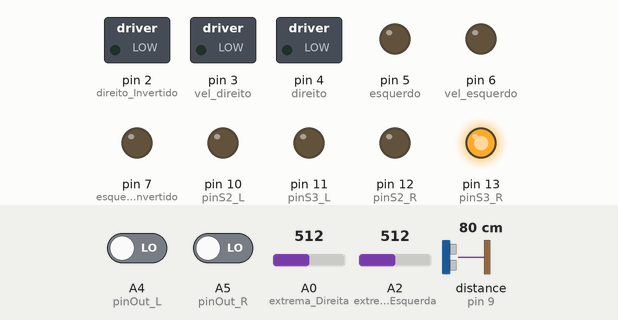
The sketch below on a simulated Arduino Uno, built with avr-gcc and run on an emulated ATmega328P. On the bench: switched loads named in the sketch (green lamp = pin HIGH), output pins drawn as LEDs (lit = HIGH). Inputs (shaded band) come from the test bench; at power-on: distance to the obstacle (sensor on pin 9) 80 cm, A0 (extrema_Direita) = 512, A2 (extrema_Esquerda) = 512, A4 (pinOut_L) LOW, A5 (pinOut_R) LOW. The echo pulse lasts 58.3 µs per cm.

Above: at 1.2 s.
1.3 s: distance to the obstacle (sensor on pin 9) set to 11 cm
At 3.1 s:
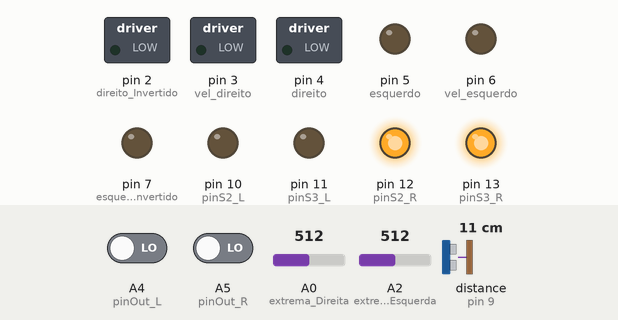
7.5 s: distance to the obstacle (sensor on pin 9) set to 8 cm
At 8.4 s:
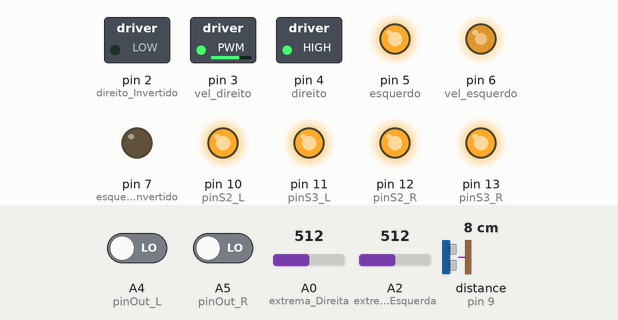
15.7 s: A0 (extrema_Direita) set to 188
17.4 s: A0 (extrema_Direita) set to 168
At 18.2 s:
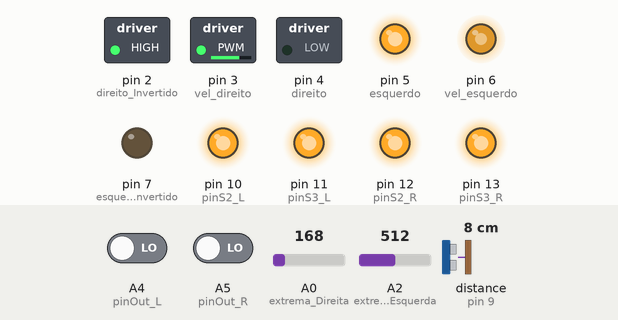
22.5 s: A2 (extrema_Esquerda) set to 199
26.0 s: A2 (extrema_Esquerda) set to 168
At 28.5 s:
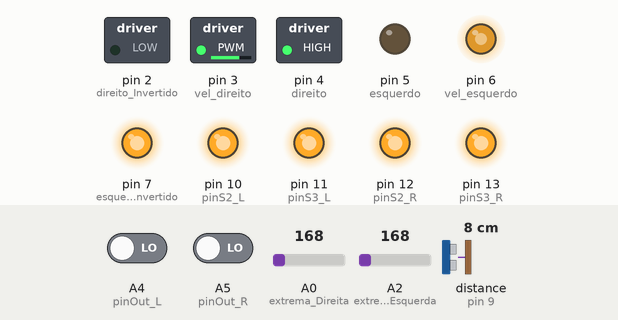
Timing chart, 0 to 30.5 s (numbered marks = the images above; inputs shaded):
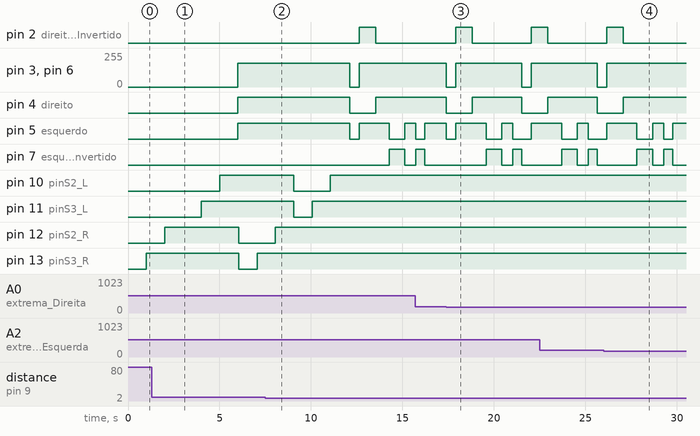

The sketch:

sextabeta2.ino
```cpp
#include <HCSR04.h>

/*
==============================================================================================================
MAPEAMENTO DE HARDWARE:
==============================================================================================================*/
#define direito 4
#define direito_Invertido 2
#define vel_direito 3 //Precisa ser PWM

//Motor do lado esquerdo
#define esquerdo 5
#define esquerdo_Invertido 7
#define vel_esquerdo 6 //Precisa ser PWM

//Sensores de linha
#define extrema_Direita A0
#define extrema_Esquerda A2
#define meio A1

//Sensores de cor
#define pinS2_R 12
#define pinS3_R 13
#define pinOut_R A5
#define pinS2_L 10
#define pinS3_L 11
#define pinOut_L A4


//Sensor ultrassônico
UltraSonicDistanceSensor distanceSensor(8, 9);


/*
==============================================================================================================
CONSTANTES:
==============================================================================================================*/

#define compensa_direito 0 //Valor somado a velocidade do motor direito
#define compensa_esquerdo 0 //Valor somado a velocidade do motor esquerdo

//Delays
#define tempo_curva 10

//Velocidades
#define veloc_Frente 180
#define veloc_Reverso 180

//CORTE DE COR
#define corte_fora_da_linha 9
#define corte_na_linha 10
#define corte_no_verde 15

//cortes dos sensores de linha
#define corteD 180
#define corteE 180
#define corte_meio 250

/*
==============================================================================================================
VARIÁVEIS:
==============================================================================================================*/

int tentativa;

int red_L = 0;
int green_L = 0;
int blue_L = 0;
int red_R = 0;
int green_R = 0;
int blue_R = 0;
int sensor_esquerdo;
int sensor_direito;
int distancia;


/*
==============================================================================================================
CONFIGURAÇÃO:
==============================================================================================================*/
void setup() {

  //Pinos dos motores como saída
  pinMode(direito, OUTPUT);
  pinMode(direito_Invertido, OUTPUT);
  pinMode(esquerdo, OUTPUT);
  pinMode(esquerdo_Invertido, OUTPUT);
  pinMode(vel_direito, OUTPUT);
  pinMode(vel_esquerdo, OUTPUT);
  pinMode(pinS2_L, OUTPUT);
  pinMode(pinS3_L, OUTPUT);
  pinMode(pinOut_L, INPUT);

//  Pinos dos sensores
  pinMode(extrema_Direita, INPUT);
  pinMode(extrema_Esquerda, INPUT);
  pinMode(pinS2_L, OUTPUT);
  pinMode(pinS3_L, OUTPUT);
  pinMode(pinOut_L, INPUT);
  pinMode(pinS2_R, OUTPUT);
  pinMode(pinS3_R, OUTPUT);
  pinMode(pinOut_R, INPUT);


  Serial.begin(9600);
}


/*
==============================================================================================================
PROGRAMA PRINCIPAL:
==============================================================================================================*/
void loop() {


distancia = distanceSensor.measureDistanceCm();


if (distancia < 10 and distancia > 0) {

  para();
  delay(500);

  int contador = 0;
  for (int x=0; x < 20; x++) {
    distancia = distanceSensor.measureDistanceCm();
    if (distancia < 10 and distancia > 0) {
       contador = contador+1;
      // Serial.println(distancia);
  }
  }


  if (contador > 12) {
       // Serial.println("obstaculo");

        girar_direita();
        delay(900);
        frente();
        delay(750);
        girar_esquerda();
        delay(850);
        frente();
        delay(600);
        girar_esquerda();
        delay(500);
        while(true){
         frente();
      if (analogRead(extrema_Direita)<corteD and analogRead(extrema_Esquerda) > corteE) {

        break;
      }
        }
        }
}

 else {
//Serial.println("Livre");


//Ler os sensores de linha:
sensor_esquerdo = analogRead(extrema_Esquerda);
sensor_direito = analogRead(extrema_Direita);


//Frente se os dois estiverem no branco
if(analogRead(extrema_Direita) < corteD and analogRead(extrema_Esquerda) < corteE){
    frente();
    //Serial.println("frente");
  }


//virar pra esquerda se o sensor da esquerda perceber a linha
if(analogRead(extrema_Direita) < corteD and analogRead(extrema_Esquerda) > corteE){

    para();
    delay(100);

    //Anda pra frente até que o sensor deixe de perceber a linha
    while(true) {
      sensor_esquerdo = analogRead(extrema_Esquerda);
      if (sensor_esquerdo<corteE) {
        break;
      }
      else {
        frente();
      }
    }

    //Girar pra esquerda até o sensor do meio perceber a linha
    while(true){
          girar_esquerda();
          //Serial.println("esquerda");
          if (analogRead(meio)>corte_meio and analogRead(extrema_Esquerda)<corteE){
            para();
            delay(tempo_curva/2);
            //Serial.println("Meio");
            break;
          }

          //Caso o sensor da direita perceba a linha, volta um pouco e tenta centralizar de novo
          if (analogRead(extrema_Direita)>corteD) {
            girar_direita();
            delay(500);
          }
    }
}


////virar pra esquerda se o sensor da direita perceber a linha
if(analogRead(extrema_Direita) > corteD and analogRead(extrema_Esquerda) < corteE){

    para();
    delay(100);

    //Anda pra frente até que o sensor deixe de perceber a linha
    while(true) {
        sensor_direito = analogRead(extrema_Direita);
        if (sensor_direito<corteD) {
          break;
        }
        else {
          frente();
        }
    }

    //Girar pra direita até o sensor do meio perceber a linha
    while(true){
        girar_direita();
        //Serial.println("direita");
        if (analogRead(meio)>corte_meio and analogRead(extrema_Direita)<corteD){
          para();
          delay(200);
          //Serial.println("Meio");
          break;
        }

        //Caso o sensor da esquerda perceba a linha, volta um pouco e tenta centralizar de novo
        if (analogRead(extrema_Esquerda)>corteE) {
          girar_esquerda();
          delay(500);
        }
     }

}


//while(true){
   //Serial.println("While ativo");
 // tentativa=tentativa+1;
 // Serial.println(tentativa);
  //if (tentativa>10){
   // break;
  //}
//}
detectaCor();
        if (green_L > 80 and green_L < 100 ) {
            frente();
            delay(tempo_curva);
            while(true){
              girar_esquerda();
              Serial.println("esquerda no verde");
              if (analogRead(meio)>corte_meio){
                para();
                Serial.println("Virei no verde");
                break;
              }
            }
        }
               if (green_R > 80 and green_R < 100) {
            frente();
            delay(tempo_curva);
            while(true){
              girar_direita();
              Serial.println("direita no verde");
              if (analogRead(meio)>corte_meio){
                para();
                Serial.println("Virei no verde");
                break;
              }
            }

           }

  else {
  frente();
  delay(50);
}
 }


}


 /*==============================================================================================================
VERDE:
==============================================================================================================*/
//Quando os dois sensores estiverem na linha, ponto de decisão
//if (analogRead(extrema_Direita) > corteD and analogRead(extrema_Esquerda) > corteE and analogRead(meio)> corte_meio ){
//para();


/* para();
  delay(200);
  tentativa=0;
  tras();
  delay(100);
while(true){
  tentativa=tentativa+1;
  Serial.println(tentativa);
  if (tentativa>10){
    break;
  }
}

  Serial.println("While ativo");
 Serial.print("Valor esquerdo: ");
 Serial.println(valorVerdeL);
 Serial.print("Valor direito: ");
 Serial.println(valorVerdeR);

while(true) {
        detectaCor();
        if (esquerda_verde) {
            frente();
            delay(tempo_curva*2);
            while(true){
              girar_esquerda();
              //Serial.println("esquerda no verde");
              if (analogRead(meio)>corte_meio){
                para();
                //Serial.println("Virei no verde");
                break;
              }
            }
        }
               if (direita_verde) {
            frente();
            delay(tempo_curva*2);
            while(true){
              girar_direita();
              //Serial.println("esquerda no verde");
              if (analogRead(meio)>corte_meio){
                para();
                //Serial.println("Virei no verde");
                break;
              }
            }

           }

  else {
  frente();
  delay(50);
}

}*/


    /*
     //Serial.println("parou!!!");
     delay(tempo_curva);
     tras();
     delay(tempo_curva);
     para();

      while(true) {
        detectaCor();
        if (esquerda_verde) {
            frente();
            delay(tempo_curva*2);
            while(true){
              girar_esquerda();
              //Serial.println("esquerda no verde");
              if (analogRead(meio)>corte_meio){
                para();
                //Serial.println("Virei no verde");
                break;
              }
               if(valorVerdeR >= corte_no_verde and valorVerdeL < corte_no_verde){
  girar_direita();
  Serial.println("verde na direita");
  delay(tempo_curva*5);
  break;
  }

if(valorVerdeL >= corte_no_verde and valorVerdeR < corte_no_verde){
  girar_esquerda();
  Serial.println("verde na esquerda");
  delay(tempo_curva*5);
  break;
  }

              }
              break;
        }
        else {
          //Serial.println("Outro");

                  }

      }

    }

}
}


/*
==============================================================================================================
DEFININDO CADA FUNÇÃO:
==============================================================================================================*/

void frente(){

     digitalWrite(direito_Invertido, LOW);
     digitalWrite(esquerdo_Invertido, LOW);

     analogWrite(vel_direito, veloc_Frente+compensa_direito);
     analogWrite(vel_esquerdo, veloc_Frente+compensa_esquerdo);

     digitalWrite(direito, HIGH);
     digitalWrite(esquerdo, HIGH);

}

void tras(){

 digitalWrite(direito, LOW);
 digitalWrite(esquerdo, LOW);

 analogWrite(vel_direito, veloc_Reverso+compensa_direito);
 analogWrite(vel_esquerdo, veloc_Reverso+compensa_esquerdo);

 digitalWrite(direito_Invertido, HIGH);
 digitalWrite(esquerdo_Invertido, HIGH);

}


void para(){

 digitalWrite(direito_Invertido, LOW);
 digitalWrite(esquerdo_Invertido, LOW);

 analogWrite(vel_direito, 0);
 analogWrite(vel_esquerdo, 0);

 digitalWrite(direito, LOW);
 digitalWrite(esquerdo, LOW);

}

void direita(){

     digitalWrite(direito_Invertido, HIGH);
     digitalWrite(esquerdo_Invertido, LOW);

     analogWrite(vel_direito, veloc_Frente+compensa_direito);
     analogWrite(vel_esquerdo, veloc_Frente+compensa_esquerdo);

     digitalWrite(direito, LOW);
     digitalWrite(esquerdo, LOW);

}

void esquerda(){

     digitalWrite(direito_Invertido, LOW);
     digitalWrite(esquerdo_Invertido, HIGH);

     analogWrite(vel_direito, veloc_Frente+compensa_direito);
     analogWrite(vel_esquerdo, veloc_Frente+compensa_esquerdo);

     digitalWrite(direito, LOW);
     digitalWrite(esquerdo, LOW);

}

void girar_direita(){

 digitalWrite(direito, LOW);
 digitalWrite(esquerdo_Invertido, LOW);

 analogWrite(vel_direito, veloc_Reverso+compensa_direito);
 analogWrite(vel_esquerdo, veloc_Frente+compensa_esquerdo);

 digitalWrite(direito_Invertido, HIGH);
 digitalWrite(esquerdo, HIGH);

}

void girar_esquerda(){

 digitalWrite(direito_Invertido, LOW);
 digitalWrite(esquerdo, LOW);

 analogWrite(vel_direito, veloc_Frente+compensa_direito);
 analogWrite(vel_esquerdo, veloc_Reverso+compensa_esquerdo);

 digitalWrite(direito, HIGH);
 digitalWrite(esquerdo_Invertido, HIGH);

}

void tras_direita(){

 digitalWrite(direito, HIGH);
 digitalWrite(esquerdo, LOW);

 analogWrite(vel_direito, veloc_Reverso+compensa_direito);
 analogWrite(vel_esquerdo, veloc_Reverso+compensa_esquerdo);

 digitalWrite(direito_Invertido, LOW);
 digitalWrite(esquerdo_Invertido, HIGH);

}

void tras_esquerda(){
 digitalWrite(direito, HIGH);
 digitalWrite(esquerdo, LOW);

 analogWrite(vel_direito, veloc_Reverso+compensa_direito);
 analogWrite(vel_esquerdo, veloc_Reverso+compensa_esquerdo);

 digitalWrite(direito_Invertido, LOW);
 digitalWrite(esquerdo_Invertido, HIGH);
 }


 // *********** Função de leitura do sensor de cor ********************
 void detectaCor(){
  //Rotina que le o valor das cores
  digitalWrite(pinS2_R, LOW);
  digitalWrite(pinS3_R, LOW);
  //count OUT, pRed, RED
  red_R = pulseIn(pinOut_R, digitalRead(pinOut_R) == HIGH ? LOW : HIGH);
  digitalWrite(pinS3_R, HIGH);
  //count OUT, pBLUE, BLUE
  blue_R = pulseIn(pinOut_R, digitalRead(pinOut_R) == HIGH ? LOW : HIGH);
  digitalWrite(pinS2_R, HIGH);
  //count OUT, pGreen, GREEN
  green_R = pulseIn(pinOut_R, digitalRead(pinOut_R) == HIGH ? LOW : HIGH);


//Rotina que le o valor das cores
  digitalWrite(pinS2_L, LOW);
  digitalWrite(pinS3_L, LOW);
  //count OUT, pRed, RED
  red_L = pulseIn(pinOut_L, digitalRead(pinOut_L) == HIGH ? LOW : HIGH);
  digitalWrite(pinS3_L, HIGH);
  //count OUT, pBLUE, BLUE
  blue_L = pulseIn(pinOut_L, digitalRead(pinOut_L) == HIGH ? LOW : HIGH);
  digitalWrite(pinS2_L, HIGH);
  //count OUT, pGreen, GREEN
  green_L = pulseIn(pinOut_L, digitalRead(pinOut_L) == HIGH ? LOW : HIGH);


}
```

Measured:
- the behaviour switches between 10 and 9 cm on distance to the obstacle (sensor on pin 9) (found by bisection; images 1 and 2)
- the behaviour switches between 180 and 179 on A0 (extrema_Direita) (found by bisection; images 2 and 3)
- the behaviour switches between 181 and 180 on A2 (extrema_Esquerda) (found by bisection; images 3 and 4)
- after the input at 7.5 s, pin 2 (direito_Invertido): LOW → HIGH after 5.1 s, → LOW 0.90 s later; pin 3 (vel_direito): 180/255 → 0/255 after 4.6 s, → 180/255 0.52 s later
- after the input at 17.4 s, pin 2 (direito_Invertido): LOW → HIGH after 0.52 s, → LOW 0.90 s later, → HIGH 3.2 s later; pin 3 (vel_direito): alternates 180/255 for 3.6 s and 0/255 for 0.52 s, starting at once
- after the input at 26.0 s, pin 3 (vel_direito), pin 6 (vel_esquerdo): goes on until 26.2 s, then stays 180/255; pin 4 (direito): goes on until 27.1 s, then stays HIGH
